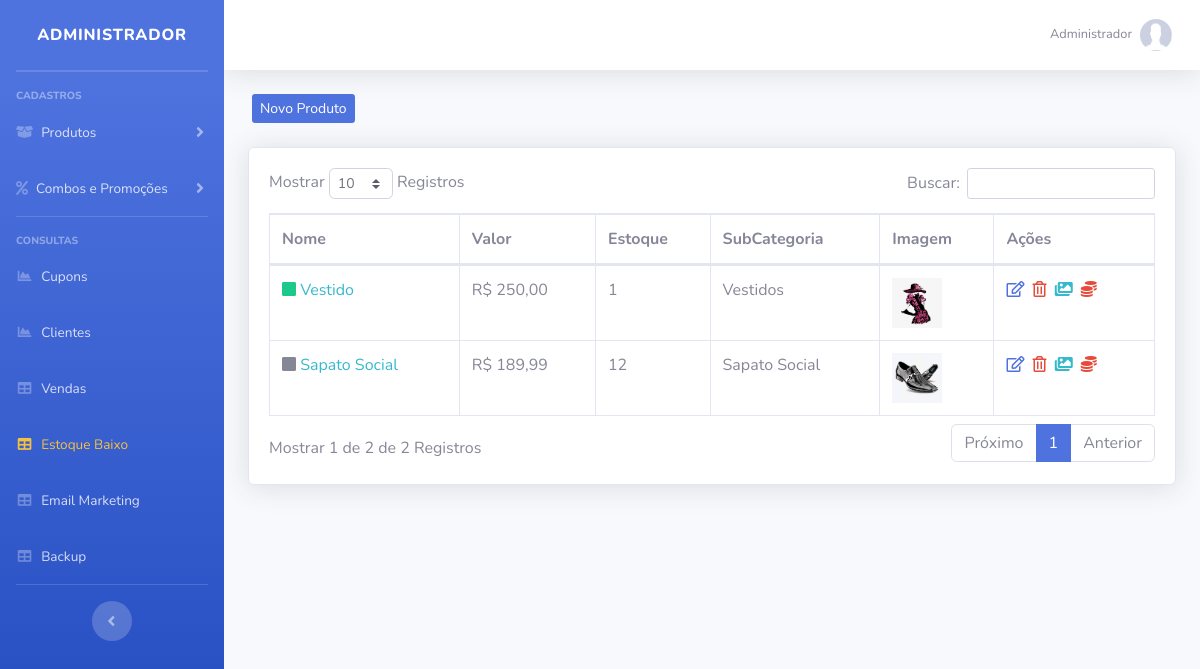
Screenshot of /sistema/painel-admin/index.php?pag=produtos (signed in) with the database file from the repository.
### tables this page shows
CREATE TABLE `usuarios` (
  `id` int(11) NOT NULL AUTO_INCREMENT,
  `nome` varchar(50) NOT NULL,
  `cpf` varchar(20) NOT NULL,
  `email` varchar(50) NOT NULL,
  `senha` varchar(35) NOT NULL,
  `senha_crip` varchar(150) NOT NULL,
  `nivel` varchar(20) NOT NULL,
  PRIMARY KEY (`id`)
);

CREATE TABLE `produtos` (
  `id` int(11) NOT NULL AUTO_INCREMENT,
  `categoria` int(11) NOT NULL,
  `sub_categoria` int(11) NOT NULL,
  `nome` varchar(100) NOT NULL,
  `nome_url` varchar(100) NOT NULL,
  `descricao` varchar(1000) NOT NULL,
  `descricao_longa` text NOT NULL,
  `valor` decimal(10,2) NOT NULL,
  `imagem` varchar(100) NOT NULL,
  `estoque` int(11) NOT NULL,
  `tipo_envio` int(11) NOT NULL,
  `palavras` varchar(250) NOT NULL,
  `ativo` varchar(5) NOT NULL,
  `peso` double(8,2) DEFAULT NULL,
  `largura` double(8,2) DEFAULT NULL,
  `altura` double(8,2) DEFAULT NULL,
  `comprimento` double(8,2) DEFAULT NULL,
  `modelo` varchar(100) DEFAULT NULL,
  `valor_frete` decimal(8,2) DEFAULT NULL,
  `promocao` varchar(5) NOT NULL,
  PRIMARY KEY (`id`)
);

CREATE TABLE `sub_categorias` (
  `id` int(11) NOT NULL AUTO_INCREMENT,
  `nome` varchar(50) NOT NULL,
  `nome_url` varchar(50) NOT NULL,
  `imagem` varchar(100) NOT NULL,
  `id_categoria` int(11) NOT NULL,
  PRIMARY KEY (`id`)
);

### config.php (called while the page is built, shortened)
<?php
$nivel_estoque = 5;
 ?>

### sistema/painel-admin/produtos.php (the view, shortened to what this page needs)
<?php
$pag = "produtos";
require_once("../../conexao.php");
?>
<div class="row mt-4 mb-4">
  <a type="button" class="btn-primary btn-sm ml-3 d-none d-md-block" href="index.php?pag=<?php echo $pag ?>&funcao=novo">Novo Produto</a>
</div>
<div class="card shadow mb-4">
  <div class="card-body">
    <div class="table-responsive">
      <table class="table table-bordered" id="dataTable" width="100%" cellspacing="0">
        <thead>
          <tr>
            <th>Nome</th>
            <th>Valor</th>
            <th>Estoque</th>
            <th>SubCategoria</th>
            <th>Imagem</th>
            <th>Ações</th>
          </tr>
        </thead>
        <tbody>
         <?php
         $query = $pdo->query("SELECT * FROM produtos order by id desc ");
         $res = $query->fetchAll(PDO::FETCH_ASSOC);
         for ($i=0; $i < count($res); $i++) {
          $nome = $res[$i]['nome'];
          $valor = $res[$i]['valor'];
          $estoque = $res[$i]['estoque'];
          $sub_cat = $res[$i]['sub_categoria'];
          $imagem = $res[$i]['imagem'];
          $ativo = $res[$i]['ativo'];
          $promocao = $res[$i]['promocao'];
          $id = $res[$i]['id'];
          $valor = number_format($valor, 2, ',', '.');
          $query2 = $pdo->query("SELECT * from sub_categorias where id = '$sub_cat' ");
          $res2 = $query2->fetchAll(PDO::FETCH_ASSOC);
          $nome_cat = $res2[0]['nome'];
          $classe = "";
          if($ativo == "Sim"){
            $classe = "text-success";
          }else{
            $classe = "text-secondary";
          }
          ?>
          <tr>
            <td>
              <i class='fas fa-square <?php echo $classe ?>'></i>
              <a href="index.php?pag=<?php echo $pag ?>&funcao=carac&id=<?php echo $id ?>" class="text-info">
                <?php echo $nome ?>
              </a>
            </td>
            <td>R$ <?php echo $valor ?></td>
            <td><?php echo $estoque ?></td>
            <td><?php echo $nome_cat ?></td>
            <td><img src="../../img/produtos/<?php echo $imagem ?>" width="50"></td>
            <td>
             <a href="index.php?pag=<?php echo $pag ?>&funcao=editar&id=<?php echo $id ?>" class='text-primary mr-1' title='Editar Dados'><i class='far fa-edit'></i></a>
             <a href="index.php?pag=<?php echo $pag ?>&funcao=excluir&id=<?php echo $id ?>" class='text-danger mr-1' title='Excluir Registro'><i class='far fa-trash-alt'></i></a>
             <a href="index.php?pag=<?php echo $pag ?>&funcao=imagens&id=<?php echo $id ?>" class='text-info mr-1' title='Inserir Imagens'><i class='fas fa-images'></i></a>
             <a href="index.php?pag=<?php echo $pag ?>&funcao=promocao&id=<?php echo $id ?>" class=' mr-1' title='Adicionar Promoção'>
              <?php if($promocao == 'Sim'){
                echo "<i class='fas fa-coins text-success'></i>";
              }else{
                echo "<i class='fas fa-coins text-danger'></i>";
              } ?>
            </a>
          </td>
        </tr>
      <?php } ?>
    </tbody>
  </table>
</div>
</div>
</div>

### sistema/painel-admin/index.php (shortened to what this page needs)
<?php
require_once("../../conexao.php");
$query = $pdo->query("SELECT * FROM produtos where estoque <= '$nivel_estoque' order by estoque asc ");
$res = $query->fetchAll(PDO::FETCH_ASSOC);
if(@count($res) > 0){
    $classe_estoque = 'text-warning';
}else{
    $classe_estoque = '';
}
$pag = @$_GET["pag"];
$menu1 = "produtos";
$menu2 = "categorias";
$menu3 = "sub-categorias";
$menu4 = "combos";
$menu5 = "promocoes";
$menu6 = "clientes";
$menu7 = "vendas";
$menu8 = "backup";
$menu9 = "tipo-envios";
$menu10 = "carac";
$menu11 = "alertas";
$menu12 = "cupons";
$menu13 = "estoque";
$res = $pdo->query("SELECT * FROM usuarios where id = '$_SESSION[id_usuario]'");
$dados = $res->fetchAll(PDO::FETCH_ASSOC);
$nome_usu = @$dados[0]['nome'];
?>
<!DOCTYPE html>
<html lang="en">
<head>
    <link href="../vendor/fontawesome-free/css/all.min.css" rel="stylesheet" type="text/css">
    <link href="../css/sb-admin-2.min.css" rel="stylesheet">
    <link href="../css/style.css" rel="stylesheet">
    <link href="../vendor/datatables/dataTables.bootstrap4.min.css" rel="stylesheet">
</head>
<body id="page-top">
    <div id="wrapper">
        <ul class="navbar-nav bg-gradient-primary sidebar sidebar-dark accordion" id="accordionSidebar">
            <a class="sidebar-brand d-flex align-items-center justify-content-center" href="index.php">
                <div class="sidebar-brand-text mx-3">Administrador</div>
            </a>
            <hr class="sidebar-divider my-0">
            <hr class="sidebar-divider">
            <div class="sidebar-heading">
                Cadastros
            </div>
            <li class="nav-item">
                <a class="nav-link collapsed" href="#" data-toggle="collapse" data-target="#collapseTwo" aria-expanded="true" aria-controls="collapseTwo">
                    <i class="fas fa-box-open"></i>
                    <span>Produtos</span>
                </a>
            </li>
            <li class="nav-item">
                <a class="nav-link collapsed" href="#" data-toggle="collapse" data-target="#collapseUtilities" aria-expanded="true" aria-controls="collapseUtilities">
                    <i class="fas fa-percent"></i>
                    <span>Combos e Promoções</span>
                </a>
            </li>
            <hr class="sidebar-divider">
            <div class="sidebar-heading">
                Consultas
            </div>
             <li class="nav-item">
                <a class="nav-link" href="index.php?pag=<?php echo $menu12 ?>">
                    <i class="fas fa-fw fa-chart-area"></i>
                    <span>Cupons</span></a>
                </li>
            <li class="nav-item">
                <a class="nav-link" href="index.php?pag=<?php echo $menu6 ?>">
                    <i class="fas fa-fw fa-chart-area"></i>
                    <span>Clientes</span></a>
                </li>
                <li class="nav-item">
                    <a class="nav-link" href="index.php?pag=<?php echo $menu7 ?>">
                        <i class="fas fa-fw fa-table"></i>
                        <span>Vendas</span></a>
                    </li>
                     <li class="nav-item">
                    <a class="nav-link" href="index.php?pag=<?php echo $menu13 ?>">
                        <i class="fas fa-fw fa-table <?php echo $classe_estoque ?>"></i>
                        <span class="<?php echo $classe_estoque ?>">Estoque Baixo</span></a>
                    </li>
                     <li class="nav-item">
                        <a class="nav-link" href="" data-toggle="modal" data-target="#ModalEmail">
                            <i class="fas fa-fw fa-table"></i>
                            <span>Email Marketing</span></a>
                        </li>
                    <li class="nav-item">
                        <a class="nav-link" href="backup.php">
                            <i class="fas fa-fw fa-table"></i>
                            <span>Backup</span></a>
                        </li>
                        <hr class="sidebar-divider d-none d-md-block">
                        <div class="text-center d-none d-md-inline">
                            <button class="rounded-circle border-0" id="sidebarToggle"></button>
                        </div>
                    </ul>
                    <div id="content-wrapper" class="d-flex flex-column">
                        <div id="content">
                            <nav class="navbar navbar-expand navbar-light bg-white topbar mb-4 static-top shadow">
                                <ul class="navbar-nav ml-auto">
                                    <li class="nav-item dropdown no-arrow">
                                        <a class="nav-link dropdown-toggle" href="#" id="userDropdown" role="button" data-toggle="dropdown" aria-haspopup="true" aria-expanded="false">
                                            <span class="mr-2 d-none d-lg-inline text-gray-600 small"><?php echo @$nome_usu ?></span>
                                            <img class="img-profile rounded-circle" src="../../img/sem-foto.jpg">
                                        </a>
                                    </li>
                                </ul>
                            </nav>
                            <div class="container-fluid">
                                <?php if ($pag == null) {
                                    include_once("home.php");
                                } else if ($pag==$menu1) {
                                    include_once($menu1.".php");
                                } else if ($pag==$menu2) {
                                    include_once($menu2.".php");
                                } else if ($pag==$menu3) {
                                    include_once($menu3.".php");
                                } else if ($pag==$menu4) {
                                    include_once($menu4.".php");
                                } else if ($pag==$menu5) {
                                    include_once($menu5.".php");
                                } else if ($pag==$menu6) {
                                    include_once($menu6.".php");
                                } else if ($pag==$menu7) {
                                    include_once($menu7.".php");
                                } else if ($pag==$menu8) {
                                    include_once($menu8.".php");
                                } else if ($pag==$menu9) {
                                    include_once($menu9.".php");
                                } else if ($pag==$menu10) {
                                    include_once($menu10.".php");
                                 } else if ($pag==$menu11) {
                                    include_once($menu11.".php");
                                } else if ($pag==$menu12) {
                                    include_once($menu12.".php");
                                } else if ($pag==$menu13) {
                                    include_once($menu13.".php");
                                } else {
                                    include_once("home.php");
                                }
                                ?>
                            </div>
                        </div>
                    </div>
                </div>
            </body>
            </html>

### rows the page displays
usuarios: nome "Administrador"
produtos: nome "Vestido", valor "250,00", estoque "1", sub_categorias.nome "Vestidos", imagem (picture), promocao "Não" (drawn)
produtos: nome "Sapato Social", valor "189,99", estoque "12", sub_categorias.nome "Sapato Social", imagem (picture), promocao "Não" (drawn)
